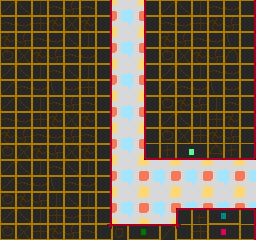

The image is a tile-based game level rendered from a .tmx file. Its description and complete source (layers, tilesets, objects, tile grids) follow:
An orthogonal 16x15 tile map with 16x16 px tiles, 2 tile layers (back, front) and 3 objects (Lift).

<map version="1.0" orientation="orthogonal" width="16" height="15" tilewidth="16" tileheight="16">
 <tileset firstgid="1" name="tiles1" tilewidth="16" tileheight="16">
  <image source="../tiles0.gif" trans="ff00ff" width="256" height="256" />
 </tileset>
 <layer name="back" width="16" height="15">
  <data encoding="csv">
129,130,129,130,129,130,129,130,129,130,129,130,129,130,129,130,
145,146,145,146,145,146,145,146,145,146,145,146,145,146,145,146,
129,130,129,130,129,130,129,130,129,130,129,130,129,130,129,130,
145,146,145,146,145,146,145,146,145,146,145,146,145,146,145,146,
129,130,129,130,129,130,129,130,129,130,129,130,129,130,129,130,
145,146,145,146,145,146,145,146,145,146,145,146,145,146,145,146,
129,130,129,130,129,130,129,130,129,130,129,130,129,130,129,130,
145,146,145,146,145,146,145,146,145,146,145,146,145,146,145,146,
129,130,129,130,129,130,129,130,129,130,129,130,129,130,129,130,
145,146,145,146,145,146,145,146,145,146,145,146,145,146,145,146,
129,130,129,130,129,130,129,130,129,130,129,130,129,130,129,130,
145,146,145,146,145,146,145,146,145,146,145,146,145,146,145,146,
129,130,129,130,129,130,129,130,129,130,129,130,129,130,129,130,
145,146,145,146,145,146,145,146,145,146,145,146,145,146,145,146,
129,130,129,130,129,130,129,130,129,130,129,130,129,130,129,130
</data>
 </layer>
 <layer name="front" width="16" height="15">
  <data encoding="csv">
98,99,100,101,118,101,104,0,0,97,98,99,100,101,102,104,
101,102,116,117,115,117,120,0,0,113,101,102,116,117,118,120,
117,118,101,102,99,100,104,0,0,97,117,118,101,102,103,104,
114,115,117,118,101,102,104,0,0,113,114,115,117,118,119,104,
98,99,100,101,99,100,120,0,0,97,98,99,100,101,102,120,
98,101,102,103,102,116,104,0,0,113,98,101,102,103,102,104,
98,99,100,101,118,101,104,0,0,97,114,117,118,100,101,104,
101,102,116,117,115,117,120,0,0,97,98,99,100,116,117,120,
117,118,101,102,118,101,104,0,0,113,114,115,116,117,118,120,
114,115,117,118,115,117,120,0,0,17,20,5,6,23,20,24,
98,99,100,101,99,100,104,0,0,0,0,0,0,0,0,0,
98,101,102,103,101,102,104,0,0,0,0,0,0,0,0,0,
114,117,118,100,99,100,104,0,0,0,0,0,0,0,0,0,
98,99,100,116,102,116,120,0,0,0,0,33,36,55,56,40,
114,115,116,117,118,101,134,34,49,50,38,133,116,81,82,104
</data>
 </layer>
 <objectgroup name="lines" width="16" height="15" visible="0">
  <properties>
   <property name="map_tile" value="5" />
   <property name="type" value="[&quot;n&quot;,&quot;e&quot;]" />
  </properties>
  <object x="144" y="0">
   <polyline points="0,0 0,160 112,160 112,32" />
  </object>
  <object x="256" y="208">
   <polyline points="0,0 -80,0 -80,16 -144,16 -144,-208" />
  </object>
 </objectgroup>
 <objectgroup name="objects" width="16" height="15">
  <object name="Lift" gid="1" x="112" y="192" />
 </objectgroup>
</map>
